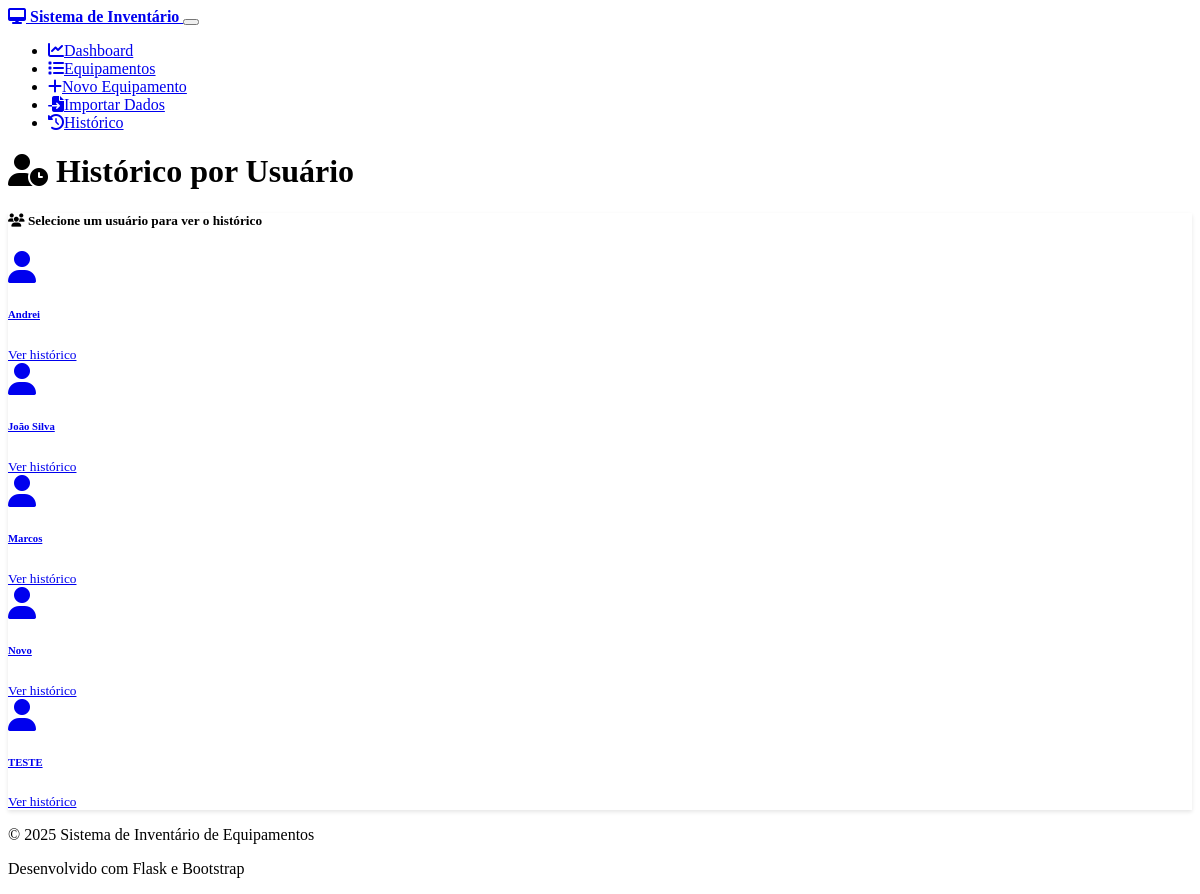
Before: /history with the older database file.
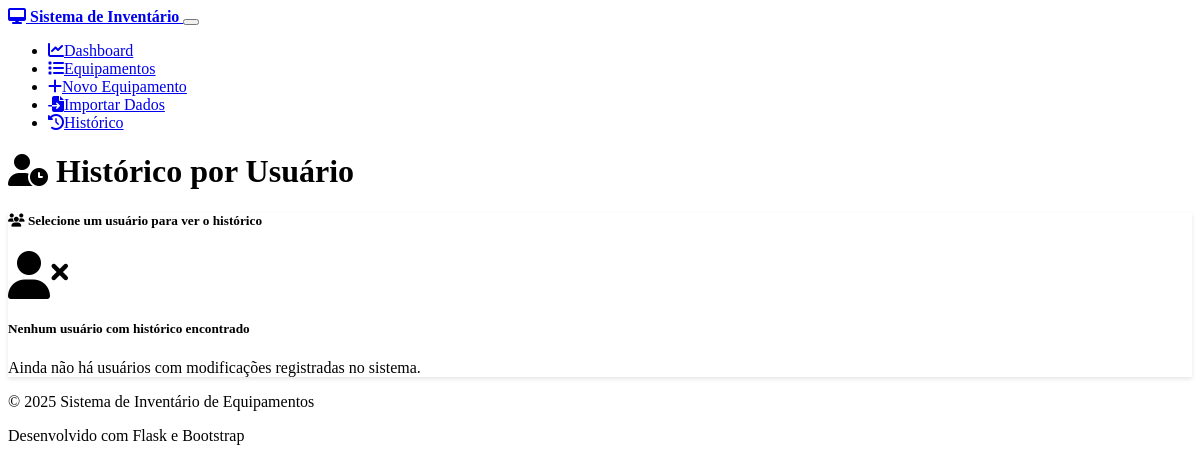
After: the same page with the newer database file.
### models.py (models this page shows, shortened)
class Equipment(db.Model):
    __tablename__ = 'equipment'
    id = db.Column(db.Integer, primary_key=True)
    responsavel = db.Column(db.String(100), nullable=False)
    uf = db.Column(db.String(2), nullable=False)
    cc = db.Column(db.String(20), nullable=False)  # Centro de Custo
    cnpj = db.Column(db.Text, nullable=False)  # Mudando para Text para permitir múltiplos CNPJs
    fornecedor = db.Column(db.String(100), nullable=True)  # Novo campo fornecedor
    modelo = db.Column(db.String(100), nullable=False)
    status = db.Column(db.String(50), nullable=False, default='Em uso')
    patrimonio = db.Column(db.String(50), unique=True, nullable=False)
    valor = db.Column(db.Float, nullable=False, default=0.0)
    marca = db.Column(db.String(50), nullable=True)
    processador = db.Column(db.String(100), nullable=True)
    memoria_ram = db.Column(db.String(20), nullable=True)
    hd_ssd = db.Column(db.String(50), nullable=True)
    sistema_operacional = db.Column(db.String(50), nullable=True)
    antivirus = db.Column(db.Boolean, default=False)
    termo_assinado = db.Column(db.Boolean, default=False)
    milvus_funcionando = db.Column(db.Boolean, default=False)
    data_aquisicao = db.Column(db.Date, nullable=True)
    data_baixa = db.Column(db.Date, nullable=True)
    created_at = db.Column(db.DateTime, default=datetime.utcnow)
    updated_at = db.Column(db.DateTime, default=datetime.utcnow, onupdate=datetime.utcnow)
    endereco = db.Column(db.String(200), nullable=True)
    telefone = db.Column(db.String(20), nullable=True)
    email = db.Column(db.String(100), nullable=True)
    link_termos = db.Column(db.String(500), nullable=True)  # Link dos termos assinados
    historico_modificacoes = db.Column(db.Text, nullable=True)  # Histórico de modificações
    def get_history(self):
        import json
        if not self.historico_modificacoes:
            return []
        try:
            historico = json.loads(self.historico_modificacoes)
            if isinstance(historico, list):
                return historico
            else:
                return [str(historico)]
        except:
            return [str(self.historico_modificacoes)]  # Fallback for non-JSON data

### routes.py (the view)
@app.route('/history')
def history_log():
    all_equipment = Equipment.query.all()
    equipment_with_history = [eq for eq in all_equipment if eq.get_history()]
    profiles = list(set([eq.responsavel for eq in equipment_with_history]))
    profiles.sort()
    if len(profiles) == 1:
        return redirect(url_for('history_by_profile', profile_name=profiles[0]))
    return render_template('history_log.html',
                         profiles=profiles,
                         show_profile_selection=True)

### templates/history_log.html (shortened to what this page needs)
{% extends "base.html" %}
{% block content %}
<div class="row">
    <div class="col-12">
        <div class="d-flex justify-content-between align-items-center mb-4">
            <h1>
                <i class="fas fa-user-clock me-2"></i>
                {% if current_profile %}Histórico de {{ current_profile }}{% else %}Histórico por Usuário{% endif %}
            </h1>
        </div>
    </div>
</div>
{% if show_profile_selection %}
<div class="row">
    <div class="col-12">
        <div class="card">
            <div class="card-header">
                <h5 class="card-title mb-0">
                    <i class="fas fa-users me-2"></i>
                    Selecione um usuário para ver o histórico
                </h5>
            </div>
            <div class="card-body">
                {% if profiles %}
                    <div class="row">
                        {% for profile in profiles %}
                        <div class="col-md-4 col-lg-3 mb-3">
                            <a href="{{ url_for('history_by_profile', profile_name=profile) }}"
                               class="card text-decoration-none h-100">
                                <div class="card-body text-center">
                                    <i class="fas fa-user fa-2x text-primary mb-3"></i>
                                    <h6 class="card-title">{{ profile }}</h6>
                                    <small class="text-muted">
                                        {% set user_equipment = [] %}
                                        Ver histórico
                                    </small>
                                </div>
                            </a>
                        </div>
                        {% endfor %}
                    </div>
                {% else %}
                    <div class="text-center py-4">
                        <i class="fas fa-user-times fa-3x text-muted mb-3"></i>
                        <h5 class="text-muted">Nenhum usuário com histórico encontrado</h5>
                        <p class="text-muted">Ainda não há usuários com modificações registradas no sistema.</p>
                    </div>
                {% endif %}
            </div>
        </div>
    </div>
</div>
{% endif %}
{% endblock %}

Changed rows visible on the page:
removed Equipment: responsavel "Andrei"
removed Equipment: responsavel "João Silva"
removed Equipment: responsavel "Marcos"
removed Equipment: responsavel "Novo"
removed Equipment: responsavel "TESTE"
Other visible differences:
text now shown: "Nenhum usuário com histórico encontrado Ainda não há usuários com modificações registradas no sistema."
